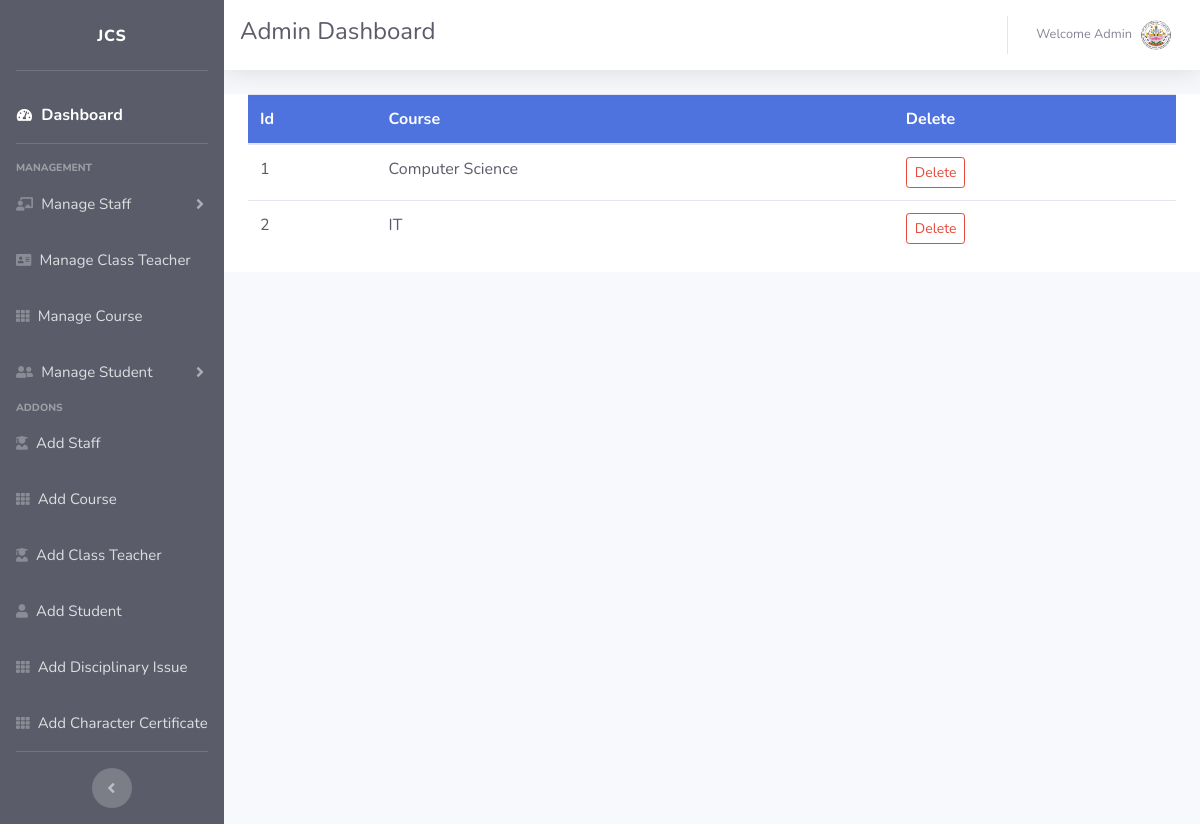
The page /all_course (signed in) on the database its author committed.
### school_management_system_app/models.py (models this page shows, shortened)
class Course(models.Model):
    course = models.CharField(max_length=100)

### school_management_system_app/adm_views.py (the view)
# urls.py: path('all_course', adm_views.all_course, name='all_course'),
@login_required
def all_course(request):
    all_course = Course.objects.all()
    return render(request, 'administrator/all_course.html', {'all_course':all_course})

### school_management_system_app/templates/administrator/all_course.html (shortened to what this page needs)
{% extends 'administrator/adm_base.html' %}
{% block content %}
<div class="container bg-white text-dark">
	<div class="table-responsive">
	  	<table class="table table-hover">
		    <thead class="bg-primary text-white">
		      <tr>
		        <th scope="col">Id</th>
		        <th scope="col">Course</th>
		        <th scope="col">Delete</th>
		      </tr>
		    </thead>
		    <tbody class="text-dark">
		    	{% for all_field in all_course %}
		      	<tr>
			        <td>{{all_field.id}}</td>
			        <td>{{all_field.course}}</td>
			        <td>
			          <button
			            type="button"
			            class="btn btn-outline-danger btn-sm"
			            data-toggle="modal"
			            data-target="#deletecourse{{all_field.id}}">
			            Delete
			          </button>
			        </td>
		     	</tr>
			      {% endfor %}
			</tbody>
		</table>
	</div>
</div>
{% endblock %}

### school_management_system_app/templates/administrator/adm_base.html (shortened to what this page needs)
{% load static %}
<!DOCTYPE html>
<html lang="en">
<head>
    <link href="{% static 'vendor/fontawesome-free/css/all.min.css' %}" rel="stylesheet" type="text/css">
    <link href="{% static 'css/sb-admin-2.min.css' %}" rel="stylesheet">
</head>
<body id="page-top">
    <div id="wrapper">
        <ul class="navbar-nav bg-dark sidebar sidebar-dark accordion" id="accordionSidebar">
            <a class="sidebar-brand align-items-center justify-content-center">
                <span>JCS</span>
            </a>
            <hr class="sidebar-divider">
            <li class="nav-item active">
                <a class="nav-link" href="{% url 'adm_home' %}">
                    <i class="fas fa-fw fa-tachometer-alt"></i>
                    <span style="font-size: 16px">Dashboard</span></a>
            </li>
            <hr class="sidebar-divider">
            <div class="sidebar-heading">
                Management
            </div>
            <li class="nav-item">
                <a class="nav-link collapsed" href="#" data-toggle="collapse" data-target="#collapseTwo"
                    aria-expanded="true" aria-controls="collapseTwo">
                    <i class="fas fa-chalkboard-teacher"></i>
                    <span style="font-size: 15px">Manage Staff</span>
                </a>
            </li>
            <li class="nav-item">
                <a class="nav-link" href="{% url 'class_teacher' %}">
                    <i class="nav-icon fas fa-address-card"></i>
                    <span style="font-size: 15px">Manage Class Teacher</span></a>
            </li>
            <li class="nav-item">
                <a class="nav-link" href="{% url 'all_course' %}">
                    <i class="nav-icon fas fa-th"></i>
                    <span style="font-size: 15px">Manage Course</span></a>
            </li>
            <li class="nav-item">
                <a class="nav-link collapsed" href="#" data-toggle="collapse" data-target="#collapseUtilities"
                    aria-expanded="true" aria-controls="collapseUtilities">
                    <i class="nav-icon fas fa-user-friends"></i>
                    <span style="font-size: 15px">Manage Student</span>
                </a>
            </li>
            <div class="sidebar-heading">
                Addons
            </div>
            <li class="nav-item">
                <a class="nav-link" href="{% url 'add_staff' %}">
                    <i class="nav-icon fas fa-user-graduate"></i>
                    <span style="font-size: 15px">Add Staff</span></a>
            </li>
            <li class="nav-item">
                <a class="nav-link" href="{% url 'add_course' %}">
                    <i class="nav-icon fas fa-th"></i>
                    <span style="font-size: 15px">Add Course</span></a>
            </li>
            <li class="nav-item">
                <a class="nav-link" href="{% url 'add_class_teacher' %}">
                    <i class="nav-icon fas fa-user-graduate"></i>
                    <span style="font-size: 15px">Add Class Teacher</span></a>
            </li>
            <li class="nav-item">
                <a class="nav-link" href="{% url 'add_std' %}">
                    <i class="nav-icon fas fa-user"></i>
                    <span style="font-size: 15px">Add Student</span></a>
            </li>
            <li class="nav-item">
                <a class="nav-link" href="{% url 'disciplinaryissue' %}">
                    <i class="nav-icon fas fa-th"></i>
                    <span style="font-size: 15px">Add Disciplinary Issue</span></a>
            </li>
            <li class="nav-item">
                <a class="nav-link" href="{% url 'charactercertificate' %}">
                    <i class="nav-icon fas fa-th"></i>
                    <span style="font-size: 15px">Add Character Certificate</span></a>
            </li>
            <hr class="sidebar-divider d-none d-md-block">
            <div class="text-center d-none d-md-inline">
                <button class="rounded-circle border-0" id="sidebarToggle"></button>
            </div>
        </ul>
        <div id="content-wrapper" class="d-flex flex-column">
            <div id="content">
                <nav class="navbar navbar-expand topbar mb-4 static-top bg-white text-dark shadow">
                    <h4>Admin Dashboard</h4>
                    <ul class="navbar-nav ml-auto">
                        <li class="nav-item dropdown no-arrow">
                            <a class="nav-link dropdown-toggle" href="#" id="userDropdown" role="button"
                                data-toggle="dropdown" aria-haspopup="true" aria-expanded="false">
                                <span class="mr-2 d-lg-inline text-gray-600 small">Welcome {{user.username |capfirst}}</span>
                                <img class="img-profile rounded-circle"
                                    src="{% static 'images/jcs.png' %}">
                            </a>
                        </li>
                    </ul>
                </nav>
                {% block content %}
        		{% endblock %}
            </div>
        </div>
    </div>
</body>
</html>

### rows shown on the page
Course: id "1", course "Computer Science"
Course: id "2", course "IT"

### other values the page prints
{{ user.username |capfirst }} "Admin"
